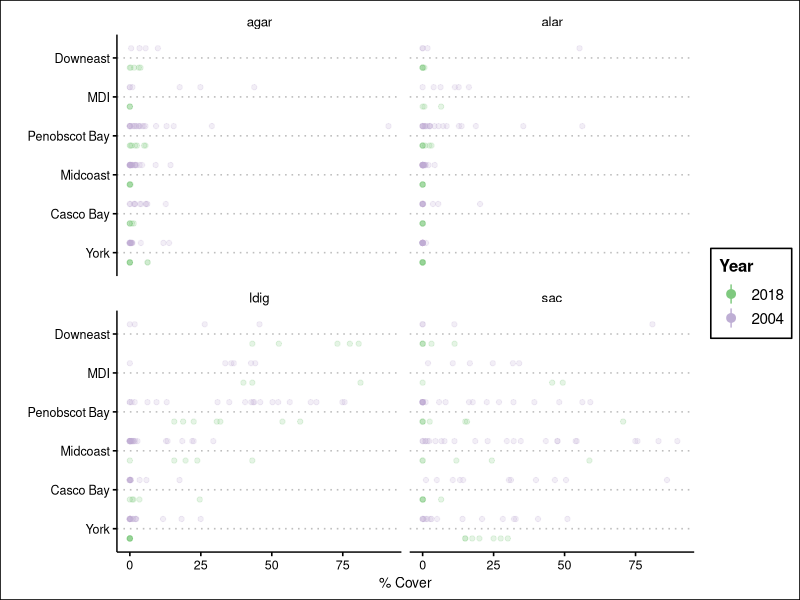
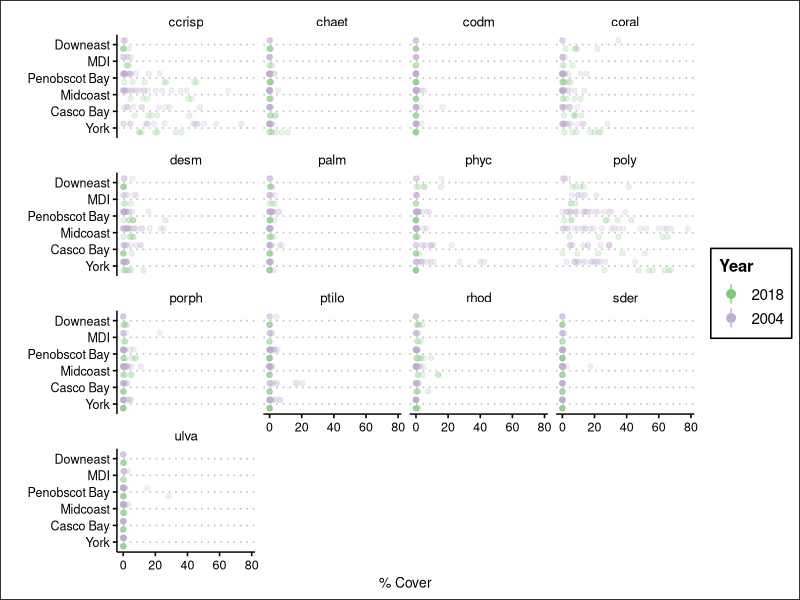
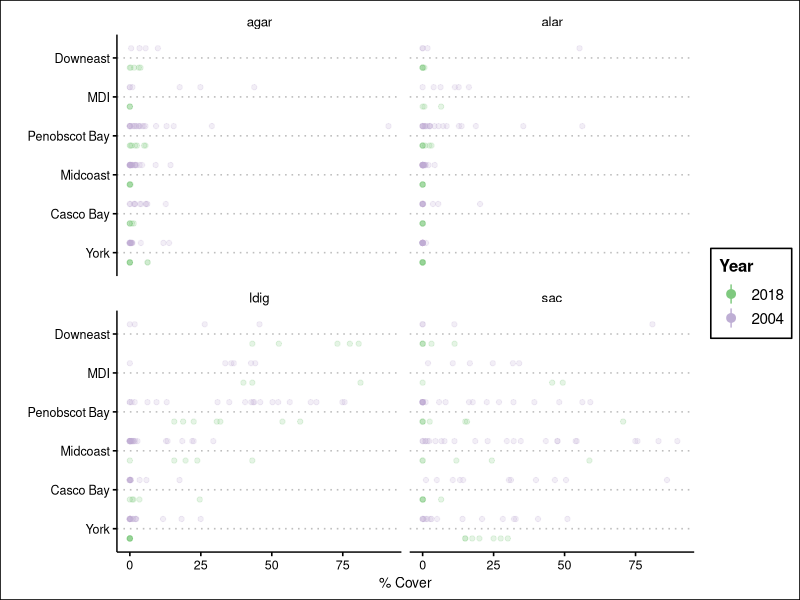
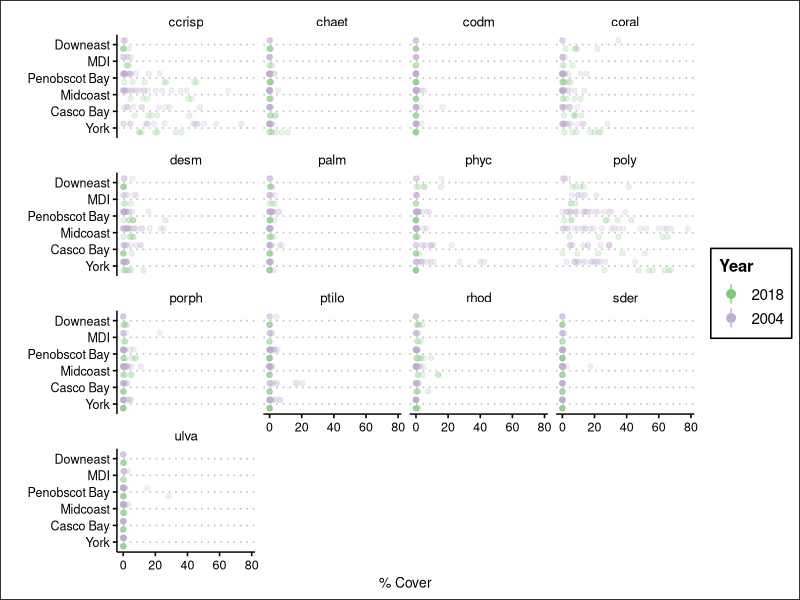

The R source for these figures, in order:
#' -------------------------------------------
#' Plot composition data
#' 
#' -------------------------------------------

#--- load libraries and get environment setup
setwd(here::here()) 
library(tidyverse)

comp_data <- read_csv("derived_data/compositional_change_data.csv") %>%
    mutate( region = factor(region,
                            levels = rev(c("Downeast", "MDI", "Penobscot Bay",
                                       "Midcoast", "Casco Bay", "York"))),
            year = factor(year, levels = c(2018, 2004)))

ggplot(comp_data %>% filter(type == "kelp"), 
       aes(x = region, y = cover, color = factor(year))) +
    geom_point(alpha = 0.2, position = position_dodge(width = 1)) +
    stat_summary(alpha = 1, position = position_dodge(width = 1),
                 fun.data = mean_cl_boot) +
    coord_flip() +
    facet_wrap(vars(sp_code)) +
    labs(color = "Year",
         y = "% Cover",
         x = "") +
    ggthemes::theme_clean() +
    scale_color_brewer(palette = "Accent")
ggsave("figures/kelp_composition_2004_2018.jpg", dpi = 600)


ggplot(comp_data %>% filter(type != "kelp"), 
       aes(x = region, y = cover, color = factor(year))) +
    geom_point(alpha = 0.2, position = position_dodge(width = 1)) +
    stat_summary(alpha = 1, position = position_dodge(width = 1),
                 fun.data = mean_cl_boot) +
    coord_flip() +
    facet_wrap(vars(sp_code)) +
    labs(color = "Year",
         y = "% Cover",
         x = "") +
    ggthemes::theme_clean() +
    scale_color_brewer(palette = "Accent")

ggsave("figures/kelp_understory_2004_2018.jpg", dpi = 600)
